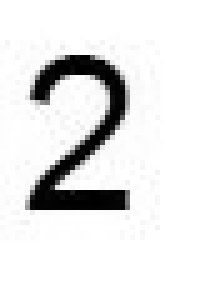
#> input picture assets/test4.JPG, 40 x 58 px, found by its file name (shown 5 times larger); its folder holds 5 pictures in this run
$ python main.py
#> lines starting #> are read from the running program, lines starting #| are printed output that depends on the picture
### image.py
from skimage import io
from skimage.transform import resize
import matplotlib.pyplot as plt
import numpy as np

class Image:
    def __init__(self):
        """Initialisation d'une image composee d'un tableau numpy 2D vide
        (pixels) et de 2 dimensions (H = height et W = width) mises a 0
        """
        self.pixels = None
        self.H = 0
        self.W = 0


    def set_pixels(self, tab_pixels):
        """ Remplissage du tableau pixels de l'image self avec un tableau 2D (tab_pixels)
        et affectation des dimensions de l'image self avec les dimensions
        du tableau 2D (tab_pixels)
        """
        self.pixels = tab_pixels
        self.H, self.W = self.pixels.shape


    def load(self, file_name):
        """ Lecture d'un image a partir d'un fichier de nom "file_name"""
#> called with file_name = '../assets/test4.JPG'
        self.pixels = io.imread(file_name)
#> self.pixels is the input picture: shape (58, 40); min 0, max 255, mean 227.2
        self.H,self.W = self.pixels.shape
#> self.H = 58; self.W = 40
        print("lecture image : " + file_name + " (" + str(self.H) + "x" + str(self.W) + ")")
#| lecture image : ../assets/test4.JPG (58x40)


    def display(self, window_name):
        """Affichage a l'ecran d'une image"""
        fig = plt.figure(window_name)
        if (not (self.pixels is None)):
            io.imshow(self.pixels)
            io.show()
        else:
            print("L'image est vide. Rien à afficher")


    #==============================================================================
    # Methode de binarisation
    # 2 parametres :
    #   self : l'image a binariser
    #   S : le seuil de binarisation
    #   on retourne une nouvelle image binarisee
    #==============================================================================
    def binarisation(self, S):
#> called with S = 150
        im_bin = Image()
        im_bin.set_pixels(np.zeros((self.H, self.W), dtype=np.uint8))
        for i in range(self.H):
            for j in range(self.W):
                if self.pixels[i][j]<=S:
                    im_bin.pixels[i][j]=0
                else:
                    im_bin.pixels[i][j]=255
#> call 2 of display, with window_name = 'Image binarisee'
#> in display (call 2), `io.show()`:
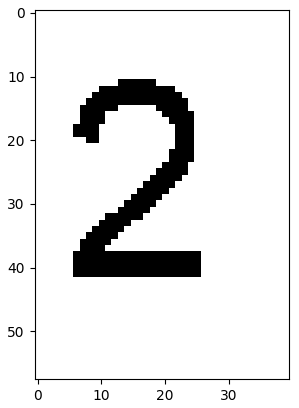
#> figure drawn by matplotlib, 1 panel
        return im_bin

    #==============================================================================
    # Dans une image binaire contenant une forme noire sur un fond blanc
    # la methode 'localisation' permet de limiter l'image au rectangle englobant
    # la forme noire
    # 1 parametre :
    #   self : l'image binaire que l'on veut recadrer
    #   on retourne une nouvelle image recadree
    #==============================================================================
    def localisation(self):
        im_bin = Image()
        im_bin.set_pixels(np.zeros((self.H, self.W), dtype=np.uint8))
        lmax,lmin=0,self.H
        cmax,cmin=0,self.W
        for i in range(self.H):
            for j in range(self.W):
                if self.pixels[i][j]==0:
                    if i<lmin:
                        lmin=i
                    if i>lmax:
                        lmax=i
                    if j<cmin:
                        cmin=j
                    if j>cmax:
                        cmax=j
#> call 3 of display, with window_name = 'Image localisee'
#> in display (call 3), `io.show()`:
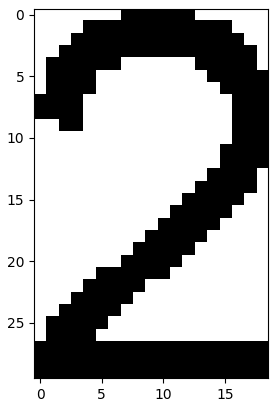
#> figure drawn by matplotlib, 1 panel
        im_bin.pixels=self.pixels[lmin:lmax,cmin:cmax]
        return im_bin

    #==============================================================================
    # Methode de redimensionnement d'image
    #==============================================================================
    def resize(self, new_H, new_W):
#> call 4 of display, with window_name = 'Image redimensionee'
#> in display (call 4), `io.show()`:
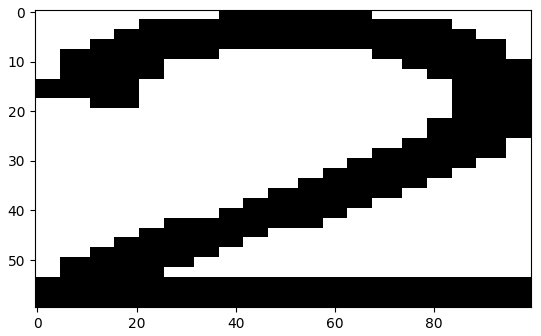
#> figure drawn by matplotlib, 1 panel
        im_bin = Image()
        im_bin.set_pixels(np.zeros((self.H, self.W), dtype=np.uint8))
        im_bin.pixels=resize(self.pixels, (new_H,new_W), 0)
        im_bin.pixels=np.uint8(im_bin.pixels*255)
        im_bin.H=new_H
        im_bin.W=new_W
        return im_bin


    #==============================================================================
    # Methode de mesure de similitude entre l'image self et un modele im
    #==============================================================================
    # [7 lines left out: function similitude, not called in this run]

### reconnaissance.py
from image import Image

def lecture_modeles(chemin_dossier):
    fichiers= ['_0.png','_1.png','_2.png','_3.png','_4.png','_5.png','_6.png',
            '_7.png','_8.png','_9.png']
    liste_modeles = []
    for fichier in fichiers:
        model = Image()
        model.load(chemin_dossier + fichier)
        liste_modeles.append(model)
    return liste_modeles


# [11 lines left out: function reconnaissance_chiffre, not called in this run]

### main.py
'''
File: main.py
Created Date: Friday August 27th 2021 - 02:35pm
Author: Ammar Mian
Contact: ammar.mian@univ-smb.fr
-----
Last Modified: Mon Aug 30 2021
Modified By: Ammar Mian
-----
Copyright (c) 2021 Université Savoie Mont-Blanc
'''
import matplotlib.pyplot as plt
from image import Image
from reconnaissance import reconnaissance_chiffre, lecture_modeles


if __name__ == '__main__':

    # Variables utiles
    path_to_assets = '../assets/'
    plt.ion() # Mode interactif de matplotlib our ne pas bloquer l'éxécutions lorsque l'on fait display

    #==============================================================================
    # Lecture image et affichage
    #==============================================================================
    image = Image()
    image.load(path_to_assets + 'test4.JPG')
    image.display("Exemple d'image")

    #==============================================================================
    # Binarisation de l'image et affichage
    #==============================================================================
    S = 150
    image_binarisee = image.binarisation(S)
    image_binarisee.display("Image binarisee")

    #==============================================================================
    # Localisation de l'image et affichage
    #==============================================================================
    image_localisee = image_binarisee.localisation()
    image_localisee.display("Image localisee")

    #==============================================================================
    # Redimensionnement de l'image et affichage
    #==============================================================================
    image_resizee = image_localisee.resize(60, 100)
    image_resizee.display("Image redimensionee")

    #==============================================================================
    # Lecture modeles et reconnaissance
    #==============================================================================
#> (the run stopped early here; a loop or call above may not have finished)
